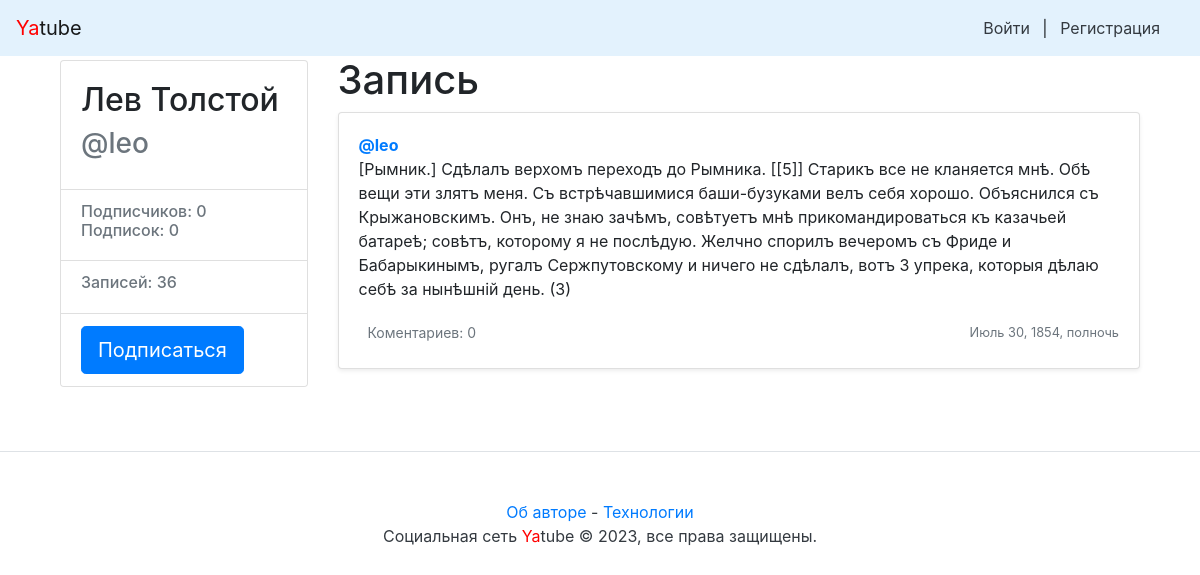
The page /leo/36/ on the database its author committed.
### posts/models.py (models this page shows)
class Post(models.Model):
    class Meta():
        ordering = ['-pub_date', '-id']
    text = models.TextField(max_length=200)
    pub_date = models.DateTimeField("date published", auto_now_add=True)
    author = models.ForeignKey(User, on_delete=models.CASCADE, related_name="post")
    group = models.ForeignKey(Group, on_delete=models.SET_NULL, blank=True, null=True, related_name="post")
    image = models.ImageField(upload_to='posts/', blank=True, null=True)

### posts/views.py (the view)
# urls.py: path('<str:username>/<int:post_id>/', views.post_view, name='post'),
def post_view(request, username, post_id):
    post = get_object_or_404(Post, id=post_id, author__username=username)
    author = post.author
    form = CommentForm()
    return render(
        request,
        'post.html',
        {
            'post': post,
            'author': author,
            'form': form,
            'following': user_is_follower(request.user, author),
            'comments': post.comments.all()
        },
    )

### posts/views.py (called while the page is built)
def user_is_follower(user, author):
    return user.is_authenticated and Follow.objects.filter(user=user, author=author).exists()

### yatube/context_processors.py (called while the page is built)
def year(request):
    cur_year = dt.datetime.now().year
    return {'year' : cur_year}

### posts/templates/post.html (shortened to what this page needs)
{% extends "base.html" %}
{% block content %}
{% load thumbnail %}
    <main role="main" class="container">
        <div class="row">
            {% include "author.html" with author=author %}
            <div class="col-md-9">
                <h1> Запись </h1>
                {% if page %}
                    {% for post in page %}
                        {% include "post_item.html" with post=post %}
                    {% endfor %}
                    {% if page.has_other_pages %}
                        {% include "paginator.html" with items=page paginator=paginator %}
                    {% endif %}
                {% else %}
                    {% include "post_item.html" with post=post is_post=True %}
                {% endif %}
            </div>
        </div>
    </main>
{% endblock %}

### posts/templates/author.html
<div class="col-md-3 mb-3 mt-1">
    <div class="card">
            <div class="card-body">
                    <div class="h2">
                        {{ author.get_full_name }}
                    </div>
                    <div class="h3 text-muted">
                        @{{ author.username }}
                    </div>
            </div>
            <ul class="list-group list-group-flush">
                    <li class="list-group-item">
                            <div class="h6 text-muted">
                                Подписчиков: {{ author.following.count }}<br />
                                Подписок: {{ author.follower.count }}
                            </div>
                    </li>
                    <li class="list-group-item">
                        <div class="h6 text-muted">
                                Записей: {{ author.post.count }}
                        </div>
                    </li>
                    {% if user != author %}
                    <li class="list-group-item">
                        {% if following %}
                        <a class="btn btn-lg btn-light"
                                href="{% url 'profile_unfollow' author.username %}" role="button">
                                Отписаться
                        </a>
                        {% else %}
                        <a class="btn btn-lg btn-primary"
                                href="{% url 'profile_follow' author.username %}" role="button">
                        Подписаться
                        </a>
                        {% endif %}
                    </li>
                    {% endif %}
            </ul>
    </div>
</div>

### posts/templates/post_item.html (shortened to what this page needs)
<div class="card mb-3 mt-1 shadow-sm">
    {% load thumbnail %}
    <div class="card-body">
        <p class="card-text">
            <a name="post_{{ post.id }}" href="{% url 'profile' post.author.username %}">
                <strong class="d-block text-gray-dark">@{{ post.author }}</strong>
            </a>
            {{ post.text|linebreaksbr }}
        </p>
        <div class="d-flex justify-content-between align-items-center">
            <div class="btn-group ">
                <small class="btn btn-sm text-muted">Коментариев: {{ post.comments.count }}</small>
            </div>
            <small class="text-muted">{{ post.pub_date }}</small>
        </div>
    </div>
</div>

### rows shown on the page
Post: author "leo", text "[Рымник.] Сдѣлалъ верхомъ переходъ до Рымника. [[5]] Старикъ все не кланяется мнѣ. Обѣ вещи эти злятъ меня. Съ встрѣчавшимися баши-бузуками велъ себя хорошо. Объяснился съ Крыжановскимъ. Онъ, не знаю зачѣмъ, совѣтуетъ мнѣ прикомандироваться къ казачьей батареѣ; совѣтъ, которому я не послѣдую. Желчно спорилъ вечеромъ съ Фриде и Бабарыкинымъ, ругалъ Сержпутовскому и ничего не сдѣлалъ, вотъ 3 упрека, которыя дѣлаю себѣ за нынѣшній день. (3)", comments.count "0", pub_date "Июль 30, 1854, полночь"

### other values the page prints
{{ author.get_full_name }} "Лев Толстой"
{{ author.username }} "leo"
{{ author.following.count }} "0"
{{ author.follower.count }} "0"
{{ author.post.count }} "36"
